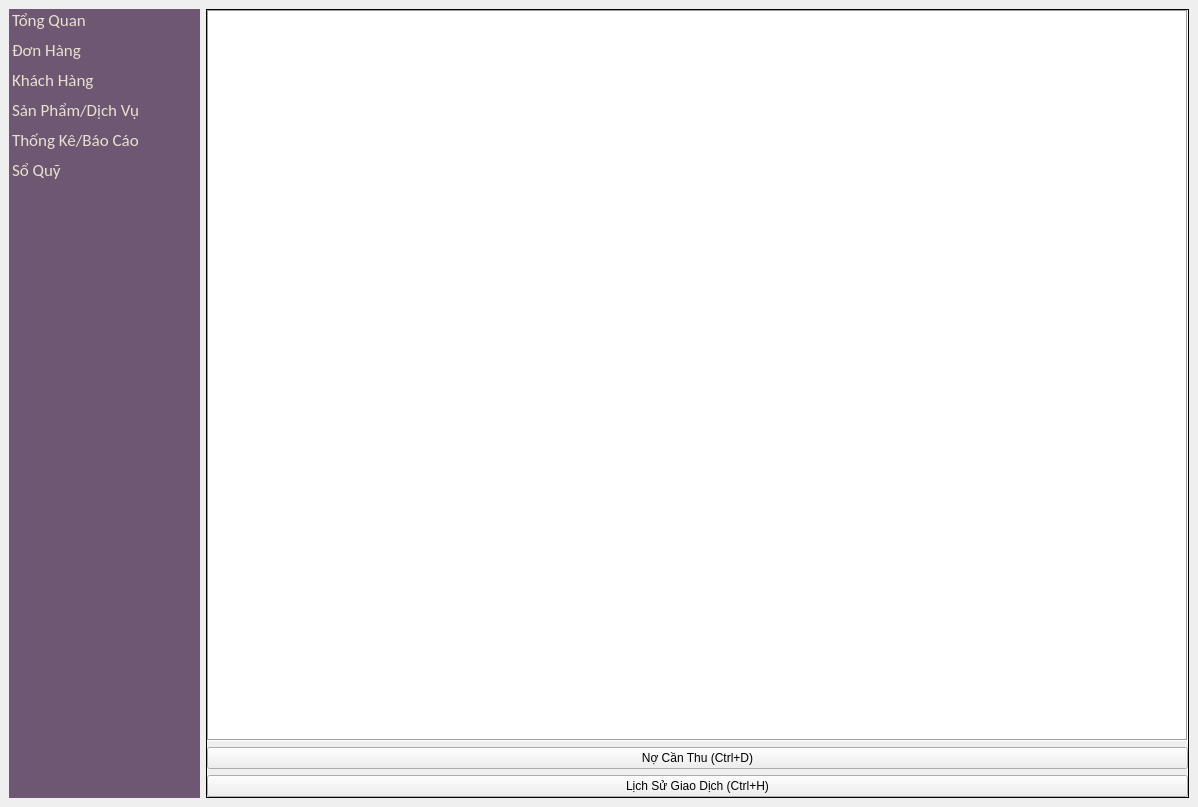
<?xml version="1.0" encoding="UTF-8"?>
<ui version="4.0">
 <class>MainWindow</class>
 <widget class="QMainWindow" name="MainWindow">
  <property name="geometry">
   <rect>
    <x>0</x>
    <y>0</y>
    <width>1198</width>
    <height>807</height>
   </rect>
  </property>
  <property name="windowTitle">
   <string>MainWindow</string>
  </property>
  <widget class="QWidget" name="centralwidget">
   <layout class="QHBoxLayout" name="horizontalLayout_2">
    <item>
     <widget class="QListWidget" name="menuWidgets">
      <property name="minimumSize">
       <size>
        <width>191</width>
        <height>768</height>
       </size>
      </property>
      <property name="maximumSize">
       <size>
        <width>191</width>
        <height>16777215</height>
       </size>
      </property>
      <property name="font">
       <font>
        <family>Calibri</family>
        <pointsize>13</pointsize>
        <weight>50</weight>
        <bold>false</bold>
       </font>
      </property>
      <property name="styleSheet">
       <string notr="true">QListView {
    show-decoration-selected: 0; /* make the selection span the entire width of the view */
    background-color: #6e5773;
	color: #e9e1cc;
}

QListView::item:alternate {
    background: #EEEEEE;
}

QListView::item:selected {
    border: 1px solid #6a6ea9;
}

QListView::item:selected:!active {
    background: qlineargradient(x1: 0, y1: 0, x2: 0, y2: 1,
                                stop: 0 #ABAFE5, stop: 1 #8588B2);
}

QListView::item:selected:active {
    background: qlineargradient(x1: 0, y1: 0, x2: 0, y2: 1,
                                stop: 0 #6a6ea9, stop: 1 #888dd9);
}

QListView::item:hover {
    background: qlineargradient(x1: 0, y1: 0, x2: 0, y2: 1,
                                stop: 0 #FAFBFE, stop: 1 #DCDEF1);
}</string>
      </property>
      <property name="frameShape">
       <enum>QFrame::NoFrame</enum>
      </property>
      <property name="frameShadow">
       <enum>QFrame::Plain</enum>
      </property>
      <property name="alternatingRowColors">
       <bool>false</bool>
      </property>
      <property name="flow">
       <enum>QListView::TopToBottom</enum>
      </property>
      <property name="isWrapping" stdset="0">
       <bool>false</bool>
      </property>
      <property name="layoutMode">
       <enum>QListView::SinglePass</enum>
      </property>
      <property name="spacing">
       <number>0</number>
      </property>
      <property name="gridSize">
       <size>
        <width>0</width>
        <height>30</height>
       </size>
      </property>
      <property name="selectionRectVisible">
       <bool>false</bool>
      </property>
      <item>
       <property name="text">
        <string>Tổng Quan</string>
       </property>
      </item>
      <item>
       <property name="text">
        <string>Đơn Hàng</string>
       </property>
      </item>
      <item>
       <property name="text">
        <string>Khách Hàng</string>
       </property>
      </item>
      <item>
       <property name="text">
        <string>Sản Phẩm/Dịch Vụ</string>
       </property>
      </item>
      <item>
       <property name="text">
        <string>Thống Kê/Báo Cáo</string>
       </property>
      </item>
      <item>
       <property name="text">
        <string>Sổ Quỹ</string>
       </property>
      </item>
     </widget>
    </item>
    <item>
     <widget class="QStackedWidget" name="stackedWidgets">
      <property name="minimumSize">
       <size>
        <width>780</width>
        <height>0</height>
       </size>
      </property>
      <property name="frameShape">
       <enum>QFrame::Box</enum>
      </property>
      <property name="lineWidth">
       <number>1</number>
      </property>
      <property name="midLineWidth">
       <number>0</number>
      </property>
      <property name="currentIndex">
       <number>2</number>
      </property>
      <widget class="QWidget" name="p1">
       <widget class="QLabel" name="label">
        <property name="geometry">
         <rect>
          <x>30</x>
          <y>20</y>
          <width>131</width>
          <height>101</height>
         </rect>
        </property>
        <property name="frameShape">
         <enum>QFrame::Box</enum>
        </property>
        <property name="text">
         <string>Page 1</string>
        </property>
       </widget>
      </widget>
      <widget class="QWidget" name="p2">
       <layout class="QHBoxLayout" name="horizontalLayout_3">
        <property name="spacing">
         <number>10</number>
        </property>
        <property name="leftMargin">
         <number>0</number>
        </property>
        <property name="topMargin">
         <number>0</number>
        </property>
        <property name="rightMargin">
         <number>0</number>
        </property>
        <property name="bottomMargin">
         <number>0</number>
        </property>
        <item>
         <widget class="QTableView" name="orderTable">
          <property name="sizePolicy">
           <sizepolicy hsizetype="Expanding" vsizetype="Expanding">
            <horstretch>0</horstretch>
            <verstretch>0</verstretch>
           </sizepolicy>
          </property>
          <property name="minimumSize">
           <size>
            <width>800</width>
            <height>0</height>
           </size>
          </property>
          <property name="sizeIncrement">
           <size>
            <width>0</width>
            <height>0</height>
           </size>
          </property>
          <property name="font">
           <font>
            <family>MS Shell Dlg 2</family>
           </font>
          </property>
          <property name="styleSheet">
           <string notr="true"/>
          </property>
          <property name="frameShape">
           <enum>QFrame::Box</enum>
          </property>
          <property name="lineWidth">
           <number>0</number>
          </property>
          <property name="alternatingRowColors">
           <bool>false</bool>
          </property>
          <property name="showGrid">
           <bool>true</bool>
          </property>
          <property name="gridStyle">
           <enum>Qt::SolidLine</enum>
          </property>
          <attribute name="horizontalHeaderCascadingSectionResizes">
           <bool>false</bool>
          </attribute>
          <attribute name="horizontalHeaderDefaultSectionSize">
           <number>100</number>
          </attribute>
          <attribute name="horizontalHeaderMinimumSectionSize">
           <number>31</number>
          </attribute>
         </widget>
        </item>
        <item>
         <layout class="QVBoxLayout" name="verticalLayout_2">
          <item>
           <widget class="QListView" name="sideView">
            <property name="frameShape">
             <enum>QFrame::NoFrame</enum>
            </property>
            <property name="frameShadow">
             <enum>QFrame::Sunken</enum>
            </property>
           </widget>
          </item>
          <item>
           <widget class="QListView" name="sideView2">
            <property name="maximumSize">
             <size>
              <width>16777215</width>
              <height>500</height>
             </size>
            </property>
            <property name="frameShape">
             <enum>QFrame::NoFrame</enum>
            </property>
            <property name="lineWidth">
             <number>0</number>
            </property>
           </widget>
          </item>
          <item>
           <widget class="QPushButton" name="filterButton">
            <property name="text">
             <string>Filter/Search (Ctrl+F)</string>
            </property>
            <property name="checkable">
             <bool>true</bool>
            </property>
           </widget>
          </item>
          <item>
           <widget class="QPushButton" name="payButton">
            <property name="text">
             <string>Thanh Toán (F1)</string>
            </property>
           </widget>
          </item>
          <item>
           <layout class="QHBoxLayout" name="horizontalLayout">
            <item>
             <widget class="QPushButton" name="addButton">
              <property name="text">
               <string>AddButton</string>
              </property>
             </widget>
            </item>
            <item>
             <widget class="QPushButton" name="deleteButton">
              <property name="text">
               <string>Delete</string>
              </property>
             </widget>
            </item>
           </layout>
          </item>
         </layout>
        </item>
       </layout>
      </widget>
      <widget class="QWidget" name="p3">
       <layout class="QVBoxLayout" name="verticalLayout_3">
        <property name="spacing">
         <number>6</number>
        </property>
        <property name="leftMargin">
         <number>0</number>
        </property>
        <property name="topMargin">
         <number>0</number>
        </property>
        <property name="rightMargin">
         <number>0</number>
        </property>
        <property name="bottomMargin">
         <number>0</number>
        </property>
        <item>
         <widget class="QTableView" name="customerTable">
          <property name="font">
           <font>
            <family>MS Shell Dlg 2</family>
           </font>
          </property>
          <property name="frameShape">
           <enum>QFrame::Box</enum>
          </property>
         </widget>
        </item>
        <item>
         <widget class="QPushButton" name="debtButton">
          <property name="text">
           <string>Nợ Cần Thu (Ctrl+D)</string>
          </property>
         </widget>
        </item>
        <item>
         <widget class="QPushButton" name="historyButton">
          <property name="text">
           <string>Lịch Sử Giao Dịch (Ctrl+H)</string>
          </property>
          <property name="checkable">
           <bool>true</bool>
          </property>
         </widget>
        </item>
       </layout>
      </widget>
      <widget class="QWidget" name="p4">
       <layout class="QVBoxLayout" name="verticalLayout_4">
        <property name="spacing">
         <number>0</number>
        </property>
        <property name="leftMargin">
         <number>0</number>
        </property>
        <property name="topMargin">
         <number>0</number>
        </property>
        <property name="rightMargin">
         <number>0</number>
        </property>
        <property name="bottomMargin">
         <number>0</number>
        </property>
        <item>
         <widget class="QTableView" name="productTable"/>
        </item>
       </layout>
      </widget>
      <widget class="QWidget" name="p5">
       <widget class="QLabel" name="label_5">
        <property name="geometry">
         <rect>
          <x>160</x>
          <y>140</y>
          <width>131</width>
          <height>101</height>
         </rect>
        </property>
        <property name="frameShape">
         <enum>QFrame::Box</enum>
        </property>
        <property name="text">
         <string>Page 5</string>
        </property>
       </widget>
      </widget>
      <widget class="QWidget" name="p6">
       <widget class="QLabel" name="label_6">
        <property name="geometry">
         <rect>
          <x>30</x>
          <y>50</y>
          <width>131</width>
          <height>101</height>
         </rect>
        </property>
        <property name="frameShape">
         <enum>QFrame::Box</enum>
        </property>
        <property name="text">
         <string>Page 6</string>
        </property>
       </widget>
      </widget>
     </widget>
    </item>
   </layout>
  </widget>
  <widget class="QMenuBar" name="menubar">
   <property name="geometry">
    <rect>
     <x>0</x>
     <y>0</y>
     <width>1198</width>
     <height>21</height>
    </rect>
   </property>
  </widget>
 </widget>
 <resources/>
 <connections>
  <connection>
   <sender>menuWidgets</sender>
   <signal>currentRowChanged(int)</signal>
   <receiver>stackedWidgets</receiver>
   <slot>setCurrentIndex(int)</slot>
   <hints>
    <hint type="sourcelabel">
     <x>69</x>
     <y>304</y>
    </hint>
    <hint type="destinationlabel">
     <x>423</x>
     <y>298</y>
    </hint>
   </hints>
  </connection>
 </connections>
</ui>
